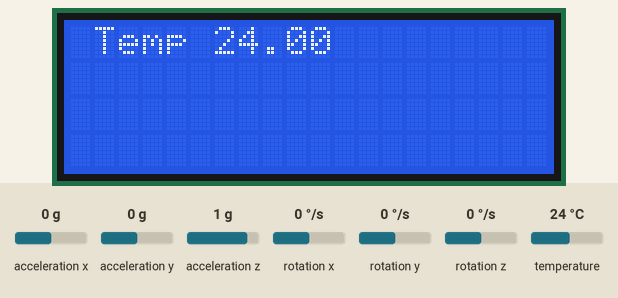
Simulated run of this sketch. Board: Arduino Uno, built with avr-gcc and run on an emulated ATmega328P. On the bench: 20×4 character LCD. The inputs (shaded band) are chosen by the test bench; at power-on: acceleration x 0 g, temperature 24 °C, acceleration y 0 g, acceleration z 1 g, rotation x 0 °/s, rotation y 0 °/s, rotation z 0 °/s. What the sketch prints to the serial monitor is not drawn.

Above: at 1.2 s.
1.3 s: acceleration x set to -1.4 g
At 2.5 s:
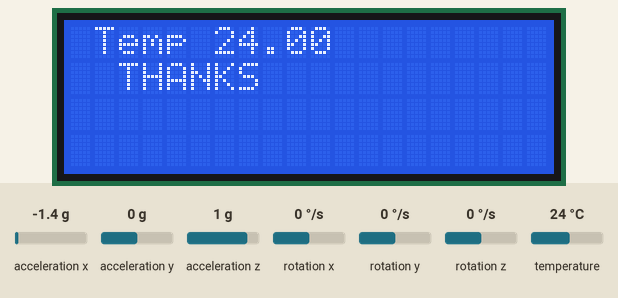
5.0 s: acceleration x set to 0.8 g
At 5.7 s:
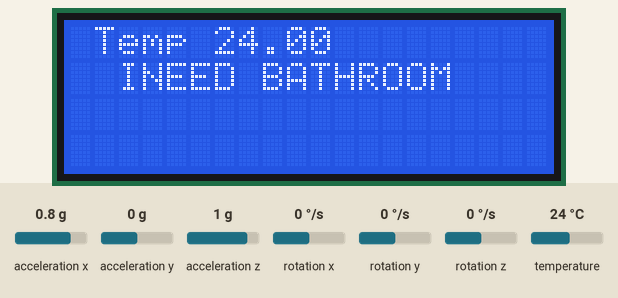
8.7 s: temperature set to 12 °C
At 9.8 s:
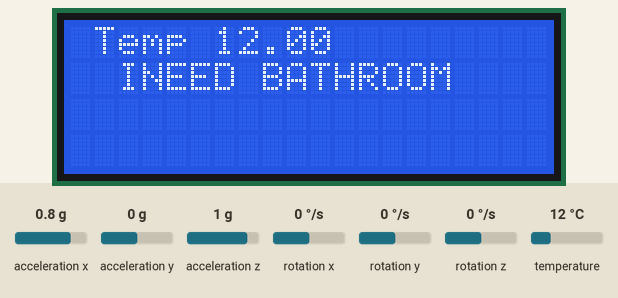
11.5 s: acceleration y set to -1.4 g
At 13.3 s:
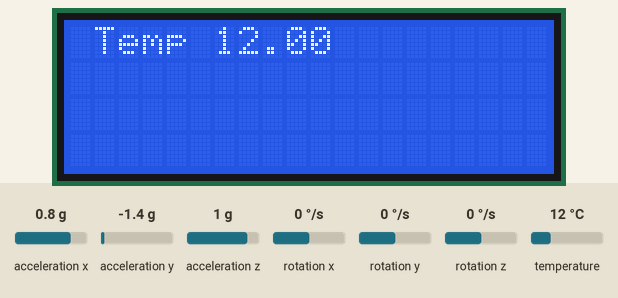
14.2 s: acceleration x set to 1.4 g
At 16.0 s:
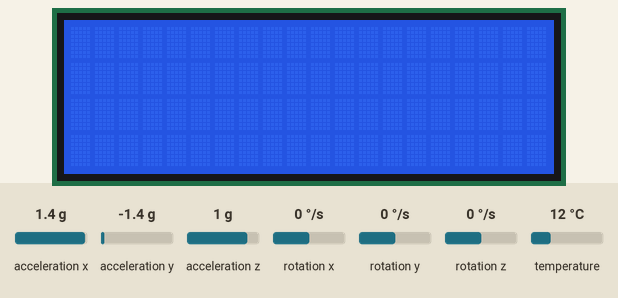
17.9 s: acceleration x set to -0.8 g
At 18.6 s:
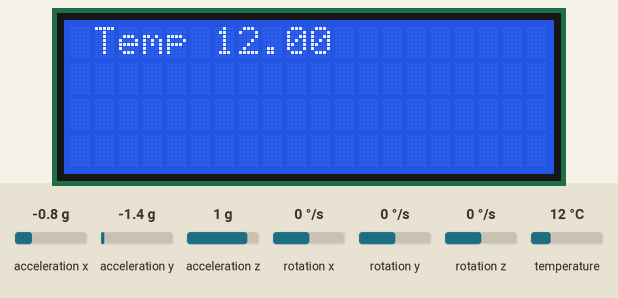
Timing chart, 0 to 20.5 s (numbered marks = the images above; inputs shaded):
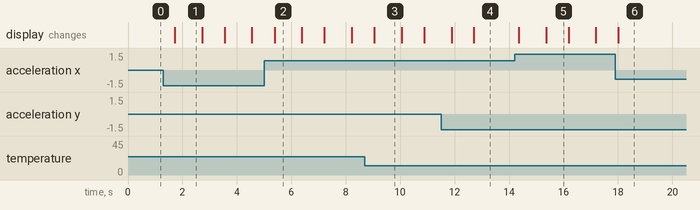

Measured:
- after the input at 1.3 s, the display: changes after 0.42 s (image 1)
- after the input at 5.0 s, the display: changes after 0.38 s (image 2)
- after the input at 8.7 s, the display: changes after 0.35 s (image 3)
- after the input at 11.5 s, the display: first differs from a run without the input after 1.2 s (image 4)
- after the input at 14.2 s, the display: first changes after 0.15 s (image 5 shows a later state)
- after the input at 17.9 s, the display: changes after 0.11 s (image 6)
- what the display in image 1 shows lasts 1.0 s, from 1.7 s to 2.7 s

The sketch:

cs4.ino
```cpp
#include <LiquidCrystal_I2C.h>

LiquidCrystal_I2C lcd(0x27,20,4);  // set the LCD address to 0x27 for a 16 chars and 2 line display
#include <Wire.h>
#include <MPU6050.h>
//#include <Wire.h>
//#include <MPU6050.h>

MPU6050 mpu;

//MPU6050 mpu;

void setup()
{
  lcd.init();
  // Print a message to the LCD.
  lcd.backlight();
  Serial.begin(115200);

  Serial.println("Initialize MPU6050");

  while(!mpu.begin(MPU6050_SCALE_2000DPS, MPU6050_RANGE_2G))
  {
    Serial.println("Could not find a valid MPU6050 sensor, check wiring!");
    delay(500);
  }


}

void loop()
{
  float temp = mpu.readTemperature();
  lcd.setCursor(0,0);
  lcd.print(" Temp = ");
    lcd.setCursor(6,0);
  lcd.print(temp);
  Serial.println(" *C");
  // Read normalized values
  Vector normAccel = mpu.readNormalizeAccel();

  // Calculate Pitch & Roll
  int pitch = -(atan2(normAccel.XAxis, sqrt(normAccel.YAxis*normAccel.YAxis + normAccel.ZAxis*normAccel.ZAxis))*180.0)/M_PI;
  int roll = (atan2(normAccel.YAxis, normAccel.ZAxis)*180.0)/M_PI;

  // Output
  Serial.print(" Pitch = ");
  Serial.print(pitch);
  Serial.print(" Roll = ");
  Serial.print(roll);

  Serial.println();
  if(roll== -94 or pitch>=1 and pitch<=7 ){
    lcd.setCursor(1,1);
      lcd.print(" Help Me");

delay(1000);
lcd.clear();
  }
   if(roll== -94 or pitch>=8 and pitch<=22 ){
    lcd.setCursor(1,1);
      lcd.print(" INEED FOOD");


delay(1000);
lcd.clear();
  }
  if(roll== -94 or pitch>=30 and pitch<=60 ){
    lcd.setCursor(1,1);
      lcd.print(" THANKS");
delay(1000);
lcd.clear();
  }
    if(roll== -94 or pitch<=-35 and pitch>=-60 ){
      lcd.setCursor(1,1);
      lcd.print(" INEED BATHROOM");
delay(1000);
lcd.clear();
  }
//  if(roll> 50 && pitch<=20){
//      lcd.print(" Im Fine");
//delay(500);
//lcd.clear();
//  }
//   if(roll< 0&& pitch>=25){
//      lcd.print(" Hello");
//delay(500);
//lcd.clear();
//  }
//   if(roll< 20 || roll> 40  && pitch>=50){
//      lcd.print(" Thanks you");
//delay(500);
//lcd.clear();
//  }
 delay(800);
}
```
